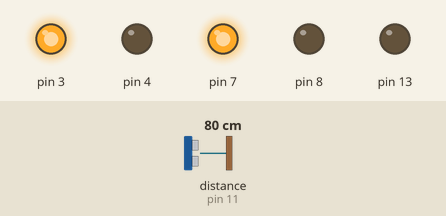
The sketch below on a simulated Arduino Uno, built with avr-gcc and run on an emulated ATmega328P. Parts: output pins drawn as LEDs (lit = HIGH). Inputs (shaded band) come from the test bench; at power-on: distance to the obstacle (sensor on pin 11) 80 cm. The echo pulse lasts 58.3 µs per cm; pins used as bus, display or sensor lines are not drawn.

Above: at 18.0 s.
18.1 s: distance to the obstacle (sensor on pin 11) set to 14 cm
33.1 s: distance to the obstacle (sensor on pin 11) set to 11 cm
At 35.9 s:
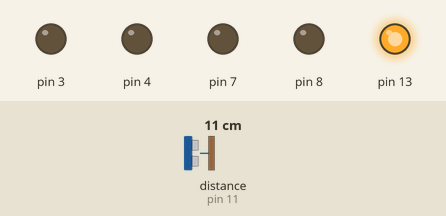
At 45.9 s:
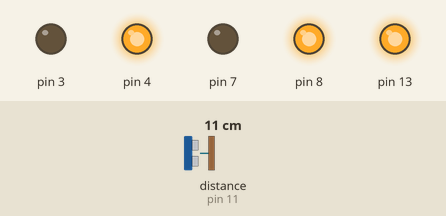
Timing chart, 0 to 81.5 s (numbered marks = the images above; inputs shaded):
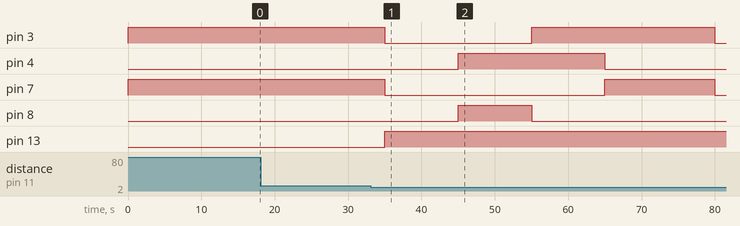

Measured:
- the behaviour switches between 13 and 12 cm on distance to the obstacle (sensor on pin 11) (found by bisection; images 0 and 1)
- after the input at 18.1 s, every drawn part: stays the same
- after the input at 33.1 s, pin 3: HIGH → LOW after 1.9 s, → HIGH 20.0 s later, → LOW 25.0 s later; pin 4: LOW → HIGH after 11.9 s, → LOW 20.0 s later; pin 7: HIGH → LOW after 1.9 s, → HIGH 30.0 s later, → LOW 15.0 s later; pin 8: LOW → HIGH after 11.9 s, → LOW 10.0 s later; pin 13: LOW → HIGH after 1.9 s

The sketch:

motor.ino
```cpp
const int trigPin=5;
  const int echoPin=11;


void setup() {
  pinMode(3,OUTPUT);
  pinMode(4,OUTPUT);
  pinMode(7,OUTPUT);
  pinMode(8,OUTPUT);
Serial.begin(9600);
  pinMode(13, OUTPUT);

}

void sensor(){
 long duration,inches,cm;
  pinMode(trigPin,OUTPUT);
  digitalWrite(trigPin,LOW);
  delayMicroseconds(2);
  digitalWrite(trigPin,HIGH);
  delayMicroseconds(10);
  digitalWrite(trigPin,LOW);

  pinMode(echoPin, INPUT);
  duration=pulseIn(echoPin, HIGH);

  //convert time to distance

  inches=microsecondsToInches(duration);
  cm=microsecondsToCentimeters(duration);

  digitalWrite(13,LOW);

  if(inches<5){
  digitalWrite(13,HIGH);
  stopp();
  delay(5000);
  bwrd();
  delay(5000);
  left();
  delay(5000);
  frwd();
  }
  else
  {digitalWrite(13,LOW);
  frwd();
  }}


long microsecondsToInches(long microseconds)
{return microseconds / 74 / 2;}

long microsecondsToCentimeters(long microseconds)
{return microseconds / 29 / 2;}


void loop()
{
 frwd();
 sensor();
 delay(5000);
}

void frwd()
{digitalWrite(3,HIGH);
  digitalWrite(4,LOW);
  digitalWrite(7,HIGH);
  digitalWrite(8,LOW);
  delay(5000);}

  void bwrd()
  {digitalWrite(3,LOW);
  digitalWrite(4,HIGH);
  digitalWrite(7,LOW);
  digitalWrite(8,HIGH);
  delay(5000);}

  void stopp()
  {digitalWrite(3,LOW);
  digitalWrite(4,LOW);
  digitalWrite(7,LOW);
  digitalWrite(8,LOW);
  delay(5000);}

  void left()
   {digitalWrite(3,HIGH);
  digitalWrite(4,HIGH);
  digitalWrite(7,LOW);
  digitalWrite(8,LOW);
  delay(5000);}

void right()
   {    digitalWrite(3,LOW);
  digitalWrite(4,LOW);
  digitalWrite(7,HIGH);
  digitalWrite(8,HIGH);
  delay(5000);}
```
